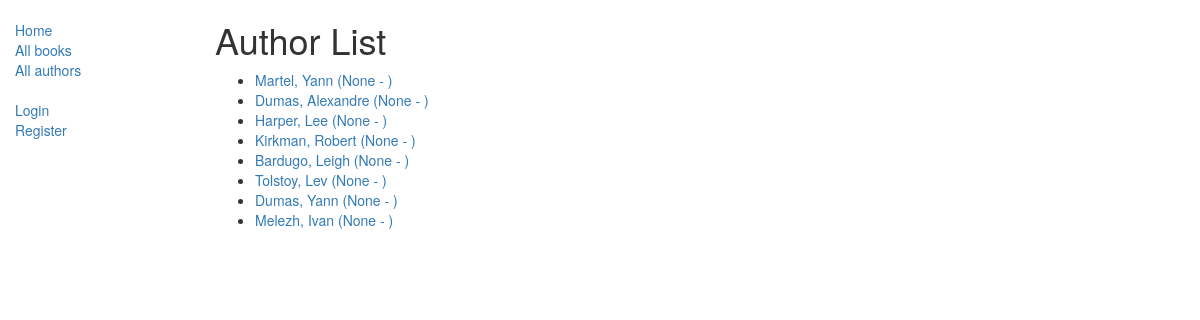
Screenshot of /catalog/authors/ with the database file from the repository.
### catalog/models.py (models this page shows)
class Author(models.Model):
    first_name = models.CharField(max_length=100)
    last_name = models.CharField(max_length=100)
    date_of_birth = models.DateField(null=True, blank=True)
    date_of_death = models.DateField('Died', null=True, blank=True)
    def get_absolute_url(self):
        return reverse('author-detail', args=[str(self.id)])
    def __str__(self):
        return '%s, %s' % (self.last_name, self.first_name)

### catalog/views.py (the view)
# urls.py: path('authors/', views.AuthorListView.as_view(), name='authors'),
class AuthorListView(generic.ListView):
    model = Author

### catalog/templates/catalog/author_list.html
{% extends "base_generic.html" %}
{% block content %}
<h1>Author List</h1>
{% if author_list %}
  <ul>
  {% for author in author_list %}
    <li>
      <a href="{{ author.get_absolute_url }}">
      {{ author }} ({{author.date_of_birth}} - {% if author.date_of_death %}{{author.date_of_death}}{% endif %})
      </a>
    </li>
  {% endfor %}
 </ul>
{% else %}
  <p>There are no authors available.</p>
{% endif %}
{% endblock %}

### rows the page displays
Author: last_name+first_name "Martel, Yann", date_of_birth "None"
Author: last_name+first_name "Dumas, Alexandre", date_of_birth "None"
Author: last_name+first_name "Harper, Lee", date_of_birth "None"
Author: last_name+first_name "Kirkman, Robert", date_of_birth "None"
Author: last_name+first_name "Bardugo, Leigh", date_of_birth "None"
Author: last_name+first_name "Tolstoy, Lev", date_of_birth "None"
Author: last_name+first_name "Dumas, Yann", date_of_birth "None"
Author: last_name+first_name "Melezh, Ivan", date_of_birth "None"
